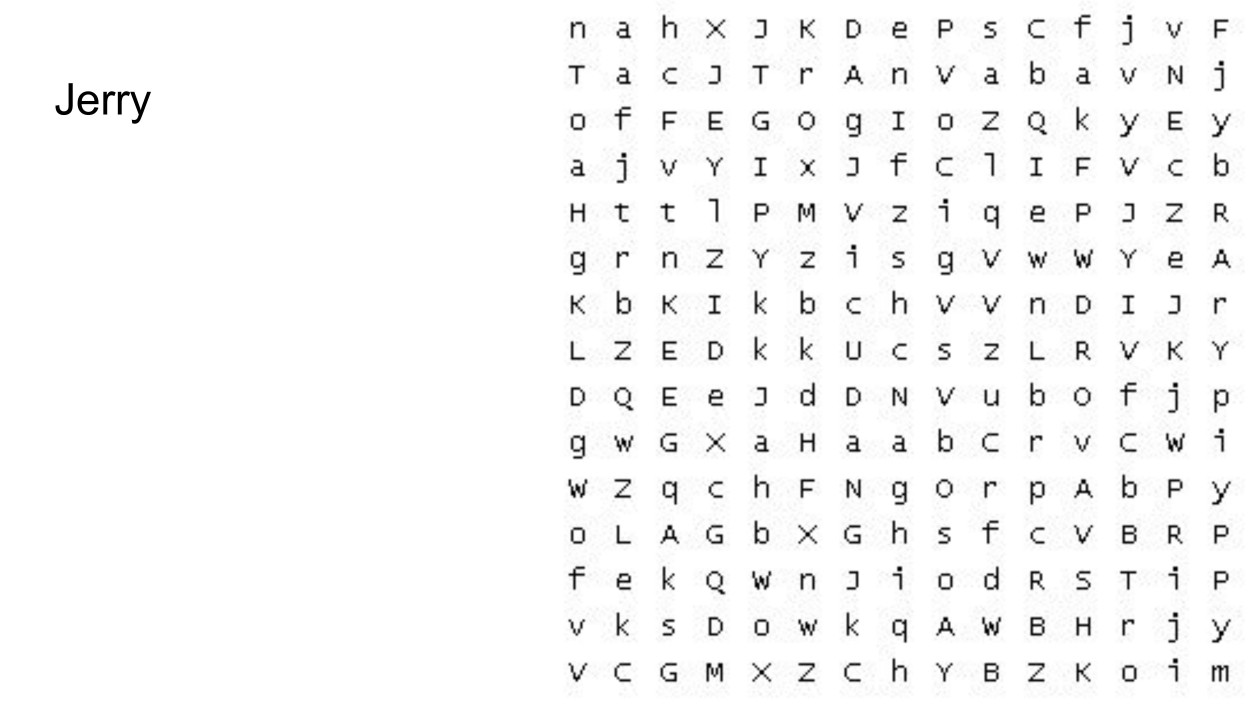
#> input picture pages/TEST-02.jpg, 5000 x 2813 px (shown at 1/4 size)
$ jupyter execute --allow-errors findSanta.ipynb
#> lines starting #> are read from the running program, lines starting #| are printed output that depends on the picture
[cell 1]
import cv2
import pytesseract
from matplotlib import pyplot as plt
import numpy as np
import re

def show(data):
	plt.xticks([])
	plt.yticks([])
	plt.imshow(data)
	plt.show()

[cell 2]
# img = cv2.imread('2023.png')
img = cv2.imread('pages/TEST-02.jpg')
#> img is the input picture: shape (2813, 5000, 3); min 0, max 255, mean 247.4
show(img)
croppedPage = img[:-1, 2200:-1]
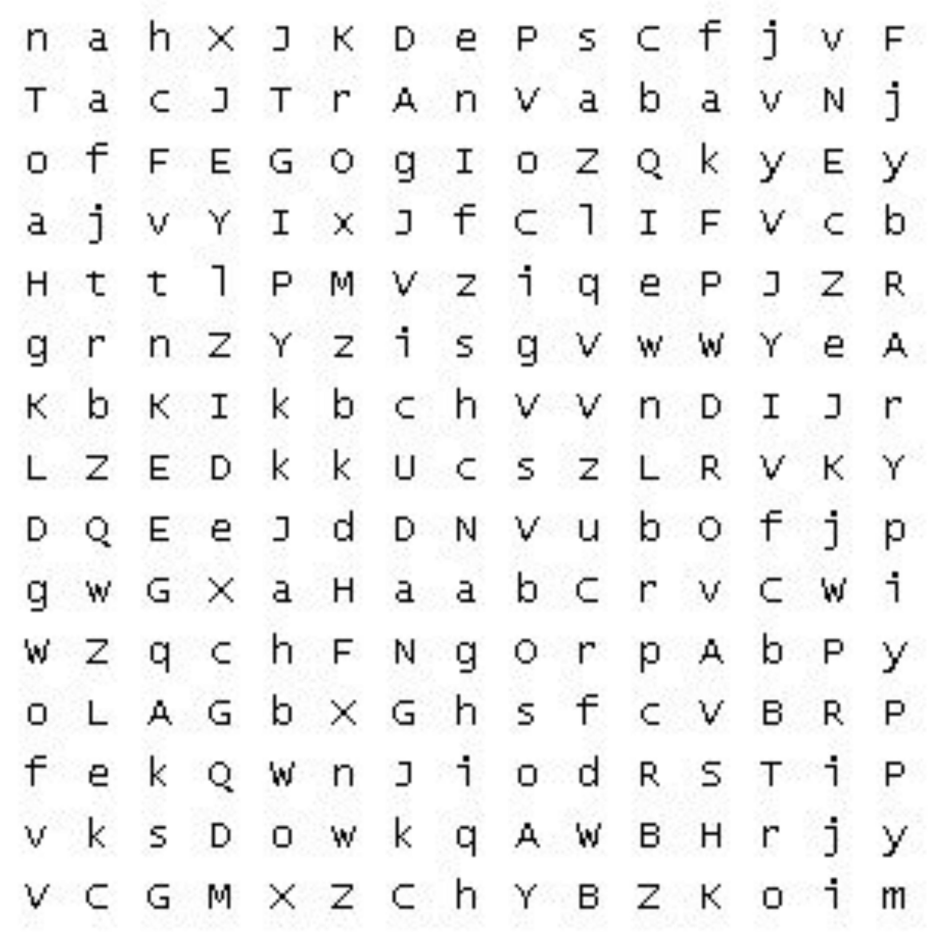
#> croppedPage: shape (2812, 2799, 3) (shown at 1/3 size); min 0, max 255, mean 241.9
# croppedPage = cv2.bitwise_not(croppedPage)
# croppedPage = cv2.cvtColor(croppedPage, cv2.COLOR_BGR2GRAY)
show(croppedPage)

[cell 3]
configuration = ("-l eng --oem 1 --psm 3")
img.shape
#> Out = (2813, 5000, 3)

[cell 4]
# kernel = np.array([ [0, -1, 0], [-1, 5,-1], [0, -1, 0] ])
kernel = np.array([ [-1, -1, -1], [-1, 9, -1], [-1, -1, -1] ])
sharpened = cv2.filter2D(croppedPage, -1, kernel)
show(sharpened)
#> (the rest of this cell did not finish here and is left out)


$ run again, with pages/TEST-23.jpg copied over pages/TEST-02.jpg
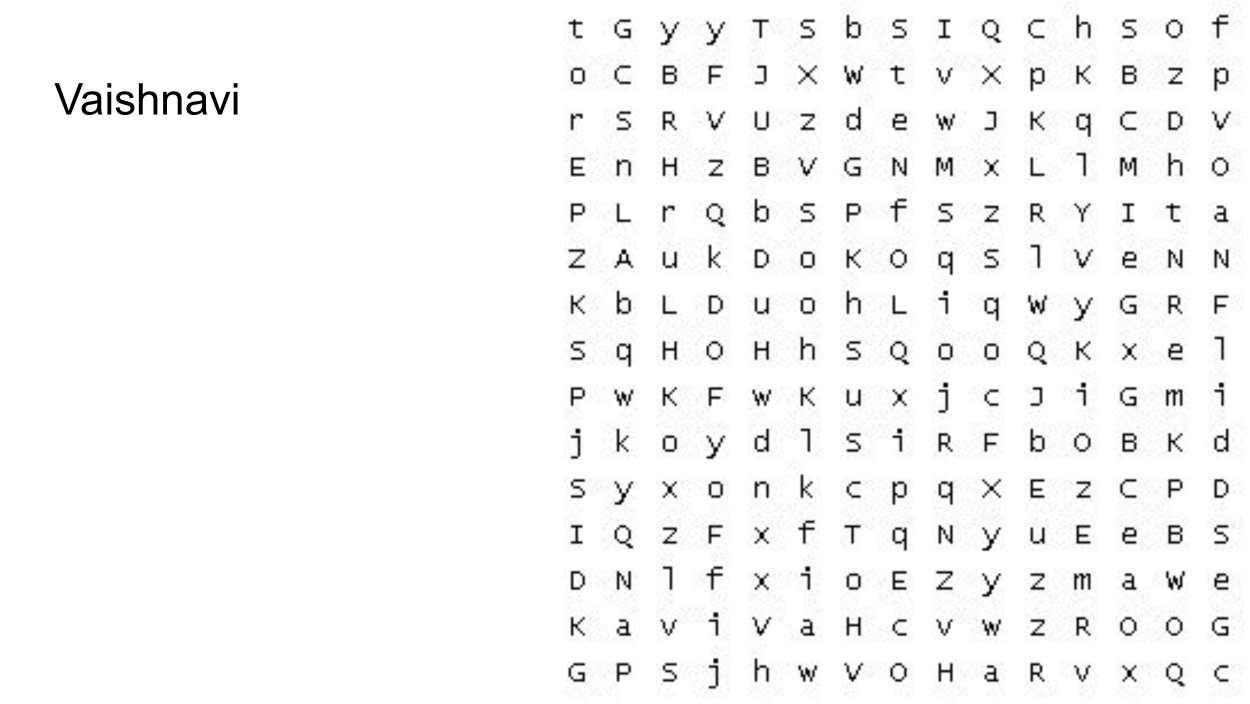
#> input picture pages/TEST-23.jpg, 5000 x 2813 px (shown at 1/4 size)
#> img is the input picture: shape (2813, 5000, 3); min 0, max 255, mean 247.1
#> `croppedPage = img[:-1, 2200:-1]`:
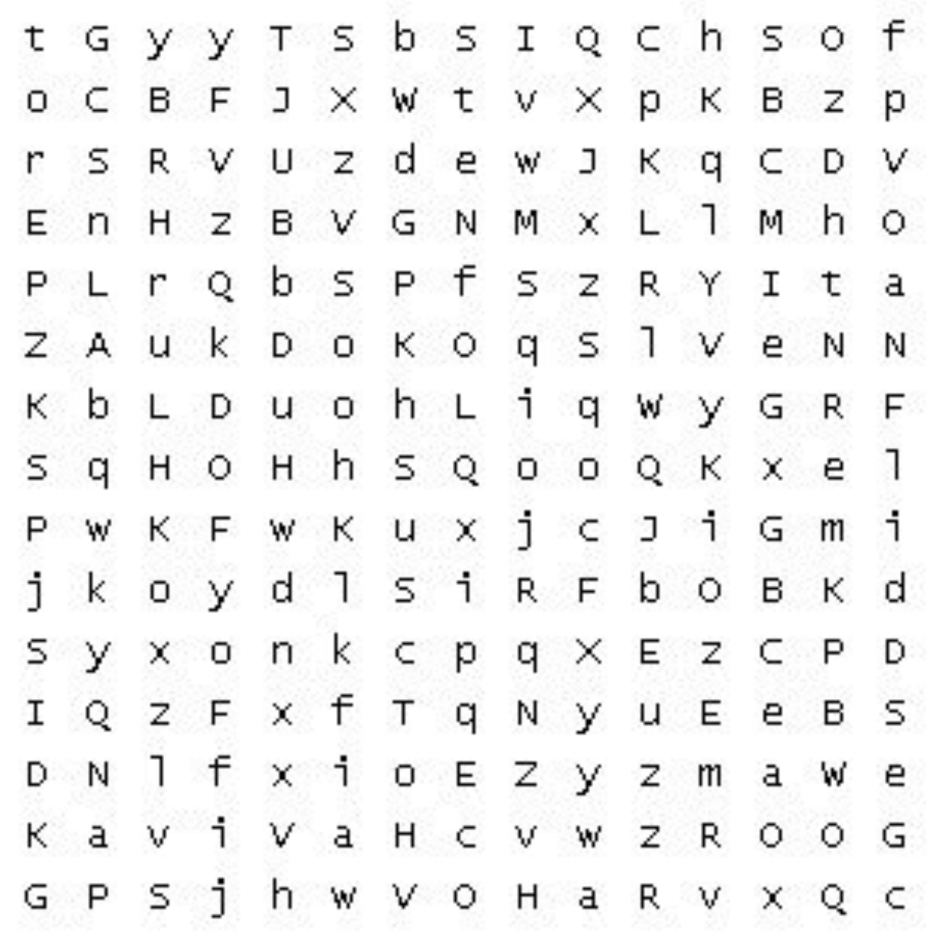
#> croppedPage: shape (2812, 2799, 3) (shown at 1/3 size); min 0, max 255, mean 241.7

$ run again, with pages/TEST-34.jpg copied over pages/TEST-02.jpg
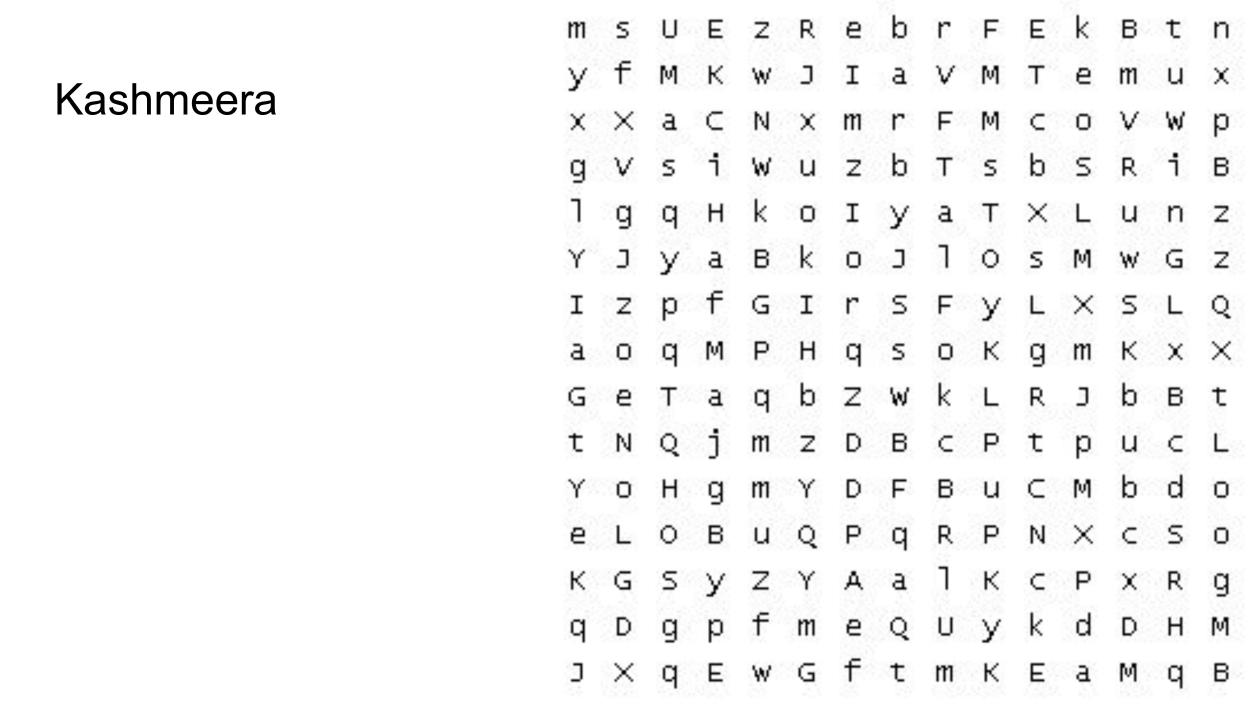
#> input picture pages/TEST-34.jpg, 5000 x 2813 px (shown at 1/4 size)
#> img is the input picture: shape (2813, 5000, 3); min 0, max 255, mean 246.8
#> `croppedPage = img[:-1, 2200:-1]`:
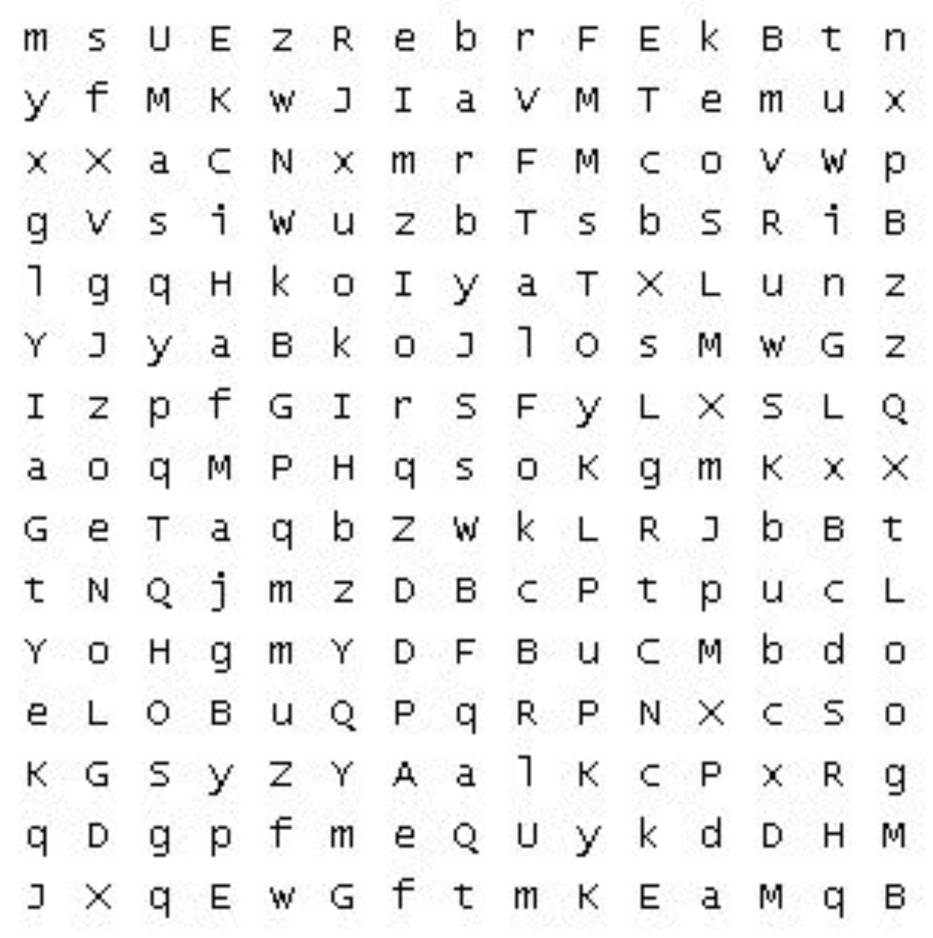
#> croppedPage: shape (2812, 2799, 3) (shown at 1/3 size); min 0, max 255, mean 241.4

$ run again, with pages/SLIDE-01.jpg copied over pages/TEST-02.jpg
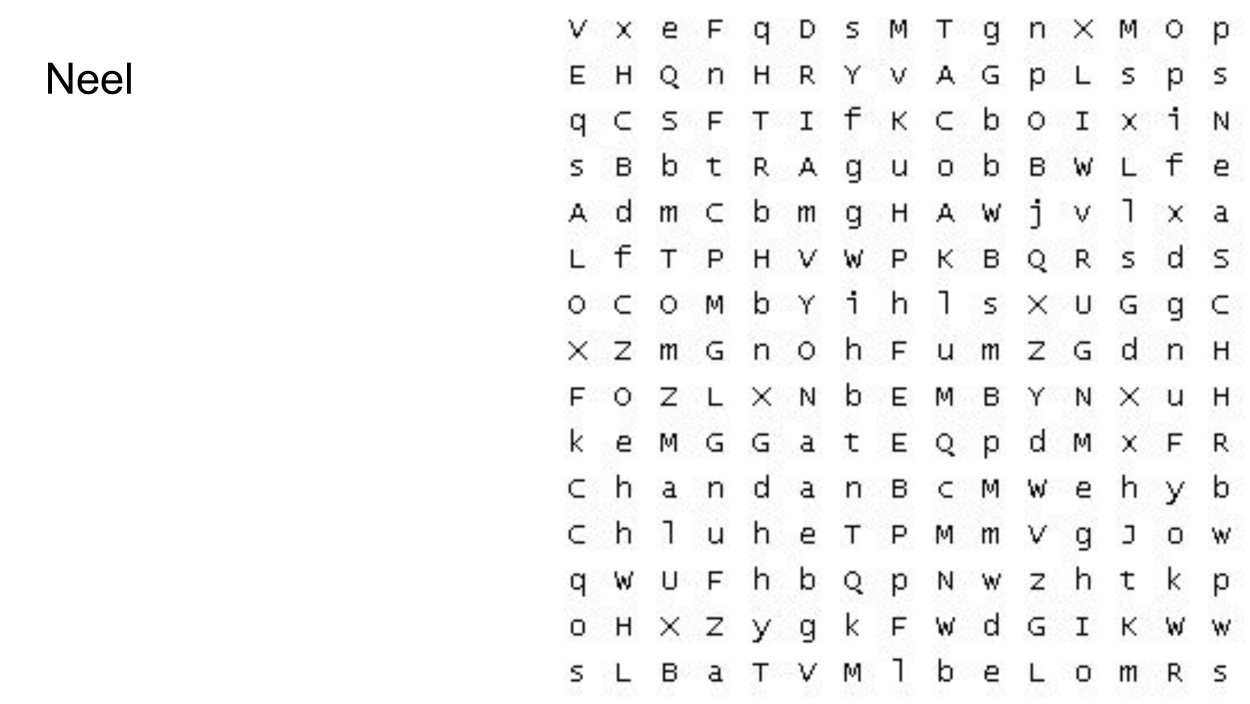
#> input picture pages/SLIDE-01.jpg, 5000 x 2813 px (shown at 1/4 size)
#> img is the input picture: shape (2813, 5000, 3); min 0, max 255, mean 247
#> `croppedPage = img[:-1, 2200:-1]`:
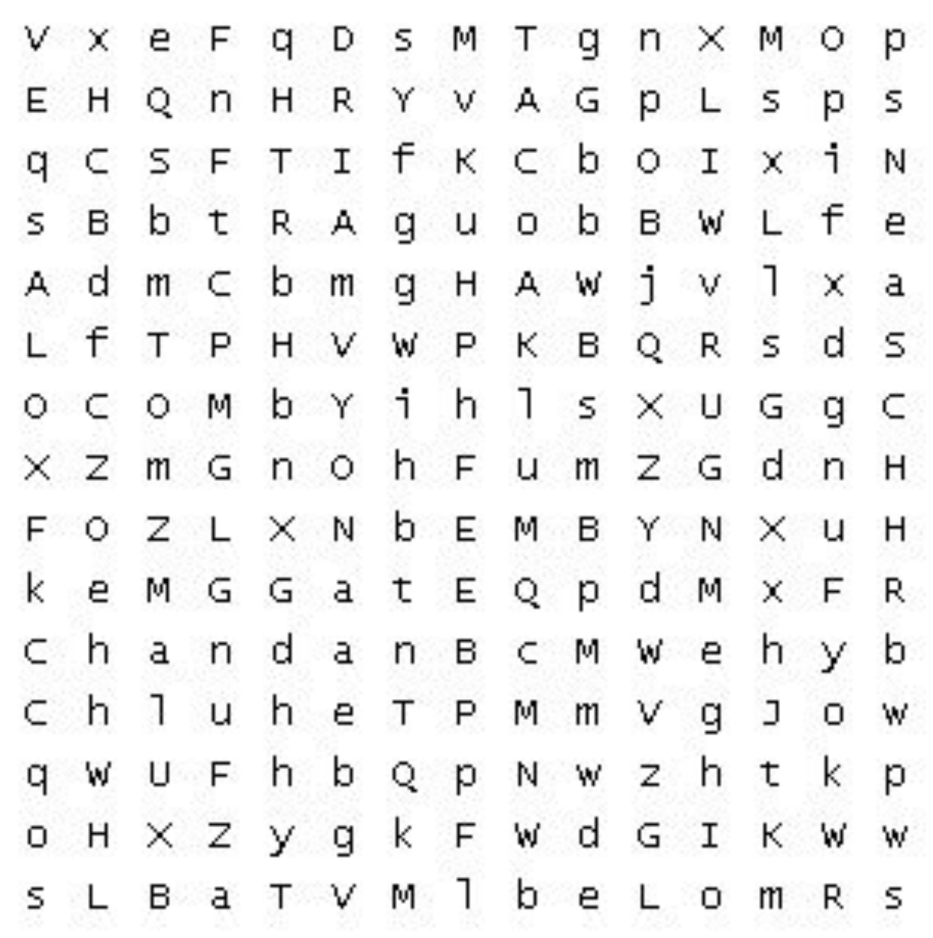
#> croppedPage: shape (2812, 2799, 3) (shown at 1/3 size); min 0, max 255, mean 241.1
